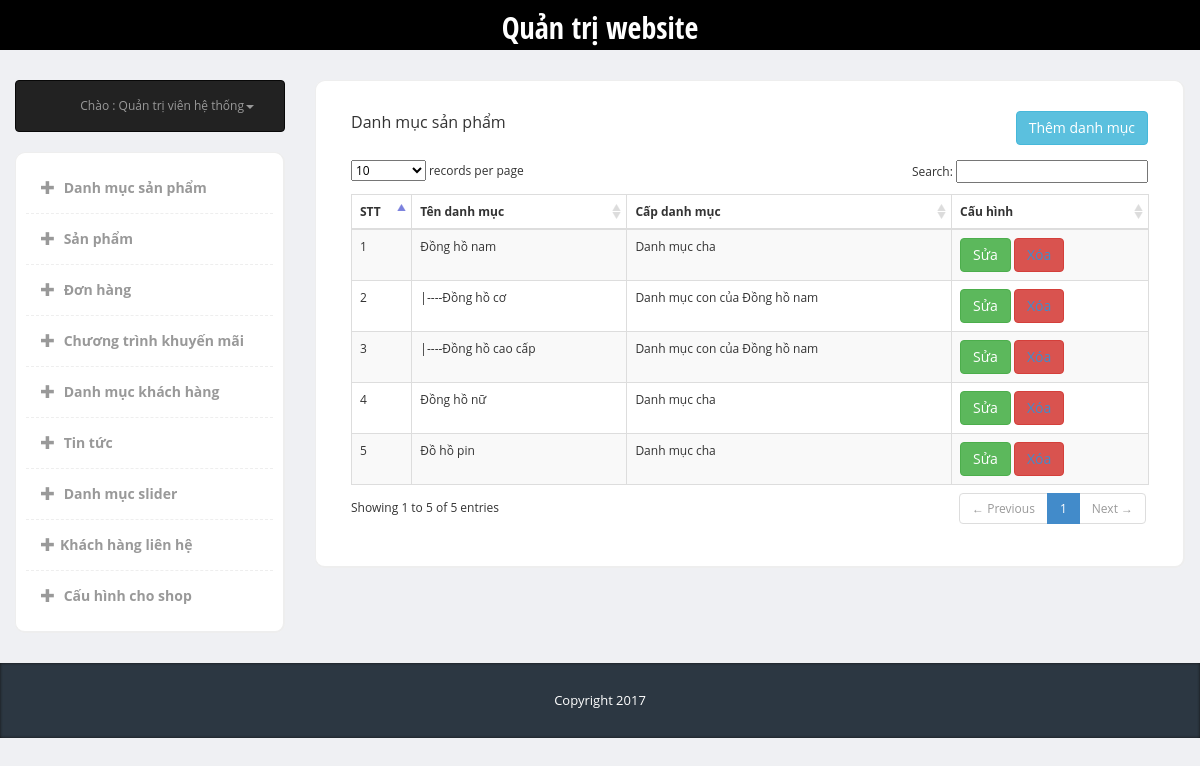
The page /admin/index.php?page=category&type=list (signed in) on the database its author committed.
### tables this page shows
CREATE TABLE `category` (
  `ID` int(10) NOT NULL,
  `Category_name` varchar(255) NOT NULL,
  `Parent_id` int(10) NOT NULL
);

### admin/lib_db.php (called while the page is built, shortened)
<?php
global $link;
function select_one($sql){
	$data = exec_select($sql);
	if (!$data) return null;
	return $data[0];
}
function select_list($sql){
	return exec_select($sql);
}
function exec_select($sql){
	global $link;
	$ret = isset($ret) ? $ret : "";
	$res = $link->query($sql);
	$err = mysqli_error($link);
	if ($res ){
		$i = 1;
		$ret = array();
		while( $row = $res->fetch_array(MYSQLI_ASSOC) )
		{
			$ret[]= $row ;
		}
	}
	return $ret;
}

### admin/modules/category/list.php (the view)
<?php
$sql_cate = "select * from category";
$data_cate = select_list($sql_cate);
?>
<div class="panel-heading">
	<div class="panel-title col-md-5">Danh mục sản phẩm</div>
	<button type="button" class="btn btn-info right"><a href="?page=category&type=add">Thêm danh mục</a></button>
</div>
<div class="panel-body">
	<table cellpadding="0" cellspacing="0" border="0" class="table table-striped table-bordered" id="example">
		<thead>
			<tr>
				<th>STT</th>
				<th>Tên danh mục</th>
				<th>Cấp danh mục</th>
				<th>Cấu hình</th>
			</tr>
		</thead>
		<tbody>
			<?php
			$i= 1;
			if($data_cate){
				foreach ($data_cate as $datas){ if($datas['Parent_id'] == 0){?>
				<tr class="odd gradeX">
					<td><?php echo $i++ ?></td>
					<td>
						<?php
						echo $datas['Category_name'];
						?>
					</td>
					<td>
						<?php
						$sql="select * from category where ID=".$datas['Parent_id'];
						$rss=select_one($sql);
						?>
						<?php
						if($datas['Parent_id']==0){
							echo 'Danh mục cha';
						}
						else
							echo 'Danh mục con của '.$rss['Category_name'];
						?>
					</td>
					<td class="center">
						<button type="button" class="btn btn-success"><a href="?page=category&type=edit&id=<?php echo $datas['ID']?> ">Sửa</a></button>
						<button type="button" class="btn btn-danger"><a href="?page=category&type=delete&id=<?php echo $datas['ID']?> ">Xóa</a></button>
					</td>
				</tr>
				<?php
				foreach ($data_cate as $key) {
					if($key['Parent_id'] == $datas['ID']){
						?>
						<tr class="odd gradeX">
							<td><?php echo $i++ ?></td>
							<td>
								<?php
								echo "|----" .$key['Category_name']."";
								?>
							</td>
							<td>
								<?php
								if($key['Parent_id']==0){
									echo 'Danh mục cha';
								}
								else
									echo 'Danh mục con của '.$datas['Category_name'];
								?>
							</td>
							<td class="center">
								<button type="button" class="btn btn-success"><a href="?page=category&type=edit&id=<?php echo $key['ID']?> ">Sửa</a></button>
								<button type="button" class="btn btn-danger"><a href="?page=category&type=delete&id=<?php echo $key['ID']?> ">Xóa</a></button>
							</td>
						</tr>
						<?php
					}
				}
				?>
				<?php } } } ?>
			</tbody>
		</table>
	</div>

### admin/css/styles.css (style rules this page uses)
body { font-family: 'Open Sans', sans-serif; background-color: #f7f7f7; position: relative; margin: 0px; font-size: 12px; padding: 0px; }
.btn-success a { color: #fff !important }
.right { float: right; }
.btn-info a { color: #fff !important; }
body { background-color: #eff0f3; }
.panel-heading>.panel-title, .content-box-header .panel-title { float: left; padding: 0px; padding-top: 0px; }
.panel-body { clear:both; }

### rows shown on the page
category: Category_name "Đồng hồ nam", Parent_id "Danh mục cha"
category: Category_name "Đồng hồ cơ"
category: Category_name "Đồng hồ cao cấp"
category: Category_name "Đồng hồ nữ", Parent_id "Danh mục cha"
category: Category_name "Đồ hồ pin", Parent_id "Danh mục cha"
